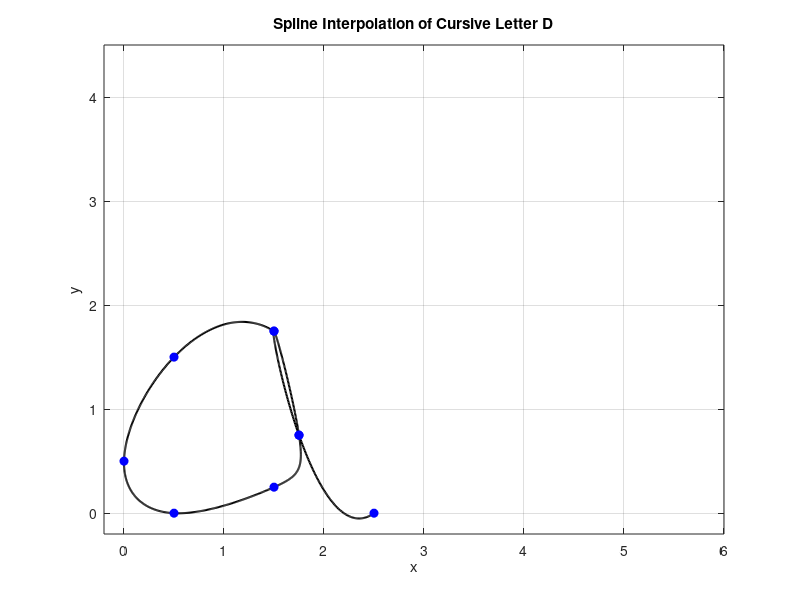

The MATLAB script that drew this image:
% Define data points for x and y coordinates
% x = [0 0.5 1 1.5 2 2.5 3.5 2.5 1.5 2.5 3 3.5 4 4.5 5];
% y = [1 2   1 2   1 2   3   4   3   2   1 2   1 2   1];
% x = [1.0 2.0 3.0 4.0 3.0 2.0 2.0 2.0 2.0 2.0 2.0 2.0 3.0 4.0]
% y = [3.5 3.5 3.5 3.5 3.5 3.5 2.5 1.0 2.5 2.5 2.5 2.5 2.5 2.5]
x = [1.50 0.50 0.00 0.50 1.50 1.75 1.50 1.75 2.50];
y = [1.75 1.50 0.50 0.00 0.25 0.75 1.75 0.75 0.00];

n = length(x);
t = 0:n-1; % Parametric coordinate t
tt = 0:0.01:n-1; % More dense coordinate tt for spline interpolation

% Compute spline interpolation
xx = spline(t, x, tt);
yy = spline(t, y, tt);

% Plot settings
figure(1)
plot(xx, yy, 'k', 'LineWidth', 1.5) % plot spline
hold on
plot(x, y, 'bo', 'MarkerFaceColor','b') % plot data points
axis([-0.2 6 -0.2 4.5])
grid on
title('Spline Interpolation of Cursive Letter D')
xlabel('x')
ylabel('y')
% p = 0.5;
% comet(xx, yy, p)
grid on
